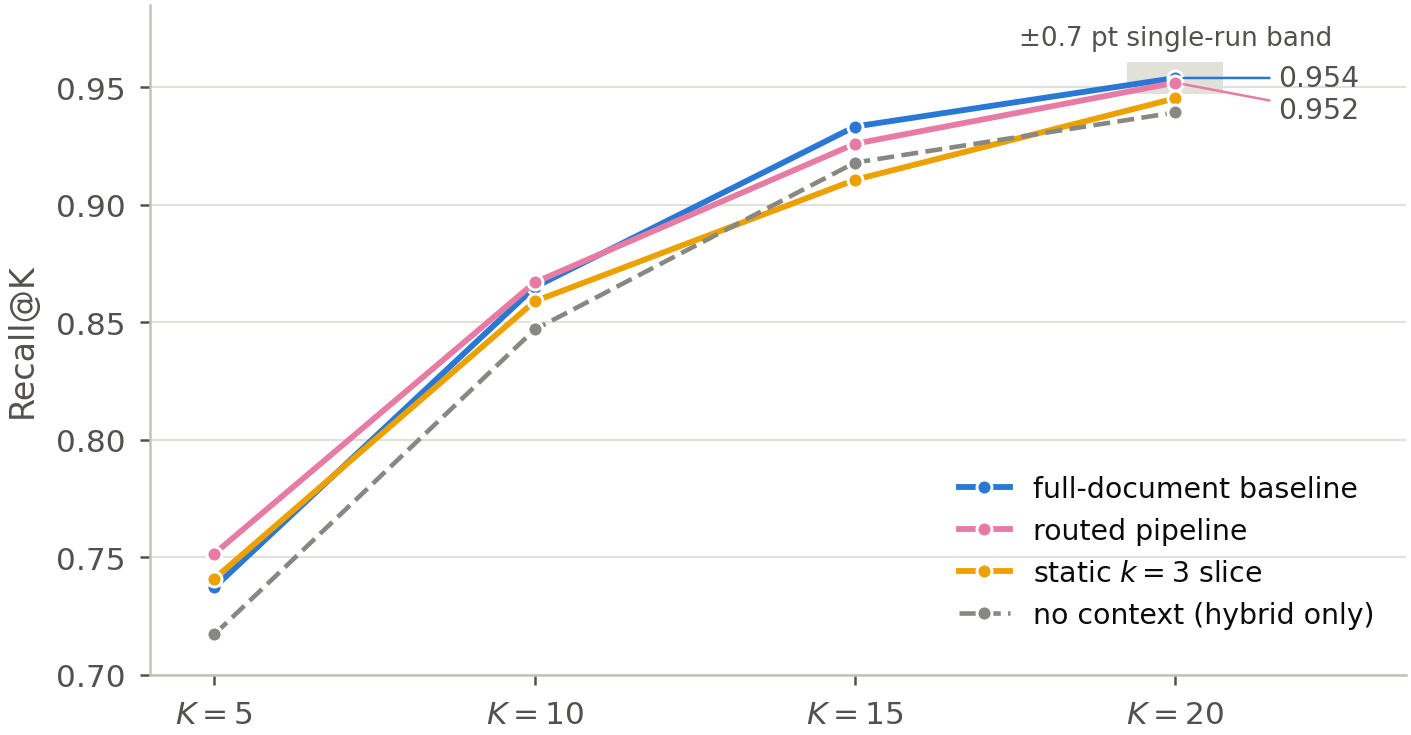

This figure's Python source:
"""Figure 8 of sn_green_rag_article.tex (label fig:recall): Recall@K for K in {5, 10, 15, 20} of the full-document
baseline, the routed pipeline, the static k=3 slice and the no-context hybrid reference on the 250 scientific questions.
Baseline, k=3 and no-context values are the `avg` blocks of the stored per-question result files
RnD/dynamic_slice_length/router_experiments/results/res_anthropic_control_table.json, res_ablation_doc_slice_radius_3.json
and res_hybrid_retrieval.json (the same numbers the "METRICS AT N=" printouts of RnD/ablation_doc_slice_retrieval.ipynb show).
The routed pipeline's primary run has no stored per-question file; its values are the printout of
RnD/benchmarking_retrievals.ipynb (OWN = ablation_doc_slice_radius_dynamic, Martin's 2026-09-25 rerun) and are typed in
below; the replicate run (res_real_binary_t2_heldout.json: 0.75167 / 0.86567 / 0.92667 / 0.952) is asserted to agree with
it at K=5 and K=20. The shaded band at K=20 is the +/-0.7-point single-run resolution of Sect. 3.6. PNG only.
Run from the repository root:  .venv/bin/python RnD/nature_article/images/fig08_recall_trajectories.py"""
import json, os, sys
import matplotlib.pyplot as plt
from matplotlib.patches import Rectangle
HERE = os.path.dirname(os.path.abspath(__file__))
sys.path.insert(0, HERE); sys.path.insert(0, os.path.join(HERE, "..", "..", "verification"))
import _style
from _common import RESULTS
_style.apply()

KS = [5, 10, 15, 20]
def stored(name):
    a = json.load(open(RESULTS / f"res_{name}.json"))["avg"]
    return [a[str(k)]["recall"] for k in KS]
series = {
    "full": ("full-document baseline", stored("anthropic_control_table")),
    "routed": ("routed pipeline", [0.75167, 0.86700, 0.92600, 0.95200]),      # benchmarking_retrievals.ipynb printout
    "k3": ("static $k=3$ slice", stored("ablation_doc_slice_radius_3")),
    "none": ("no context (hybrid only)", stored("hybrid_retrieval")),
}
rep = stored("real_binary_t2_heldout")
assert abs(rep[0] - series["routed"][1][0]) < 1e-5 and abs(rep[3] - series["routed"][1][3]) < 1e-5, "replicate disagrees with the primary run"

fig, ax = plt.subplots(figsize=(5.4, 2.9))
ax.grid(axis="x", visible=False)
b20 = series["full"][1][3]
ax.add_patch(Rectangle((19.25, b20 - 0.007), 1.5, 0.014, facecolor=_style.GRID, edgecolor="none", zorder=1))
ax.text(20.0, b20 + 0.0115, "±0.7 pt single-run band", fontsize=6.3, color=_style.INK2, va="bottom", ha="center")
for key, (label, vals) in series.items():
    col = _style.MUTED if key == "none" else _style.SERIES[key]
    ax.plot(KS, vals, color=col, lw=1.4 if key != "none" else 1.1, ls="--" if key == "none" else "-", marker="o", ms=3.6,
            markerfacecolor=col, markeredgecolor="white", markeredgewidth=0.7, label=label, zorder=3)
# selective end labels at K=20: only the two series the caption compares (baseline, routed); the rest stay in the legend
ends = sorted(((series[k][1][3], k) for k in ("full", "routed")), reverse=True)
pos = {}; GAP = 0.0135
for v, key in ends:
    pos[key] = v if not pos else min(v, min(pos.values()) - GAP)
for key in ("full", "routed"):
    ax.annotate(f"{series[key][1][3]:.3f}", xy=(20, series[key][1][3]), xytext=(21.6, pos[key]), fontsize=6.8, color=_style.INK2, va="center", ha="left",
                arrowprops=dict(arrowstyle="-", color=_style.SERIES[key], lw=0.6, shrinkA=0, shrinkB=2))
ax.set_xticks(KS); ax.set_xticklabels([f"$K={k}$" for k in KS]); ax.set_xlim(4, 23.6)
ax.set_ylim(0.70, 0.985); ax.set_yticks([0.70, 0.75, 0.80, 0.85, 0.90, 0.95]); ax.set_ylabel("Recall@K")
ax.legend(loc="lower right", bbox_to_anchor=(0.995, 0.03), handlelength=1.8, fontsize=6.8)
_style.save(fig, os.path.join(HERE, "fig08_recall_trajectories"))
for key, (label, vals) in series.items(): print(f"{label:28s}", [round(v, 5) for v in vals])
